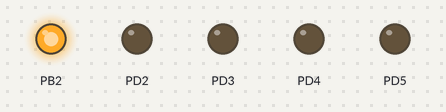
This program was run on a simulated ATmega328P, built with avr-gcc and emulated at 16 MHz. On the bench: output pins drawn as LEDs (lit = HIGH). At 0.8 s the program stops and its outputs stay as they are.

Above: at 0.15 s.
At 0.8 s:
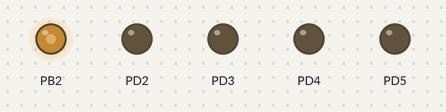
Timing chart, 0 to 2.3 s (numbered marks = the images above):
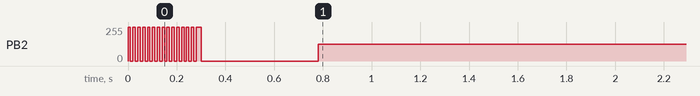

The program:

main.c
```c
/*
 * Master.c
 *
 * Created: 16/11/2024 17:09:51
 * Author : Daniela Godinez
 */

#define F_CPU 16000000 // Oscilador de 16MHz

#include <avr/io.h>
#include <util/delay.h>
#include <avr/interrupt.h>
#include <avr/sfr_defs.h>
#include <stdint.h>
#include <stdlib.h>
#include <stdio.h>
#include <string.h>

// DEFINICION DE MACROS
#define set_bit(sfr,bit)	(_SFR_BYTE(sfr) |= _BV(bit))	// Macro para setear el bit del puerto (0 logico)
#define clear_bit(sfr,bit)	(_SFR_BYTE(sfr) &= ~_BV(bit))	// Macro para resetear el bit del puerto

// MACROS INTERNAS DE LIBRERIA <avr/sfr_defs.h> -- SOLO Lectura de bits
// #define bit_is_set(sfr, bit) (_SFR_BYTE(sfr) & _BV(bit))

void SPI_init(){
	// SPI's PIN - OUTPUTS
	set_bit(DDRB, 3);		// MOSI - Output
	set_bit(DDRB, 5);		// SCK - Output
	set_bit(DDRB, 2);		// SS - Output
	// SPI's PIN - INPUTS
	clear_bit(DDRB, 4);		// MISO - Input
	// SPI's PIN - HIGH OUTPUTS
	set_bit(PORTB, 2);		// SS - Salida en alto
	// SPCR - SPI CONTROL REGISTER
	set_bit(SPCR, SPE);		// Enable SPI
	set_bit(SPCR, MSTR);	// Master mode activated
	// Clock frequency - 001 (Fosc/16)
	clear_bit(SPCR, SPI2X);
	clear_bit(SPCR, SPR1);
	clear_bit(SPCR, SPR0);
}

void SPI_send(uint8_t data){
	SPDR = data;					// Load data into the SPDR register
	while(!(SPSR & (1 << SPIF)));	// Wait until transmission is complete
}

uint8_t SPI_receive(void){
	SPDR = 0xFF;
	while(!(SPSR & (1 << SPIF)));	// Wait until transmission is complete
	return SPDR;					// Return into the SPDR register
}

void SPI_SS_OFF(void){
	set_bit(PORTB, 2);
}

void SPI_SS_ON(void){
	clear_bit(PORTB, 2);
}

void auto_addressing(void){
	for (uint8_t i = 0; i < 14; i++) {
		SPI_SS_ON();
		SPI_send(0x01);         // Enviar valor al primer esclavo
		_delay_ms(10);          // Esperar un poco
		//uint8_t lol = SPI_receive();
		SPI_SS_OFF();
		_delay_ms(10);          // Retraso para estabilidad
	}
}

int id = 1;
int fnc = 3;
int prm[2] = {123, 56};
char jsonout[50];
uint8_t lol1 = 0;
int main(void)
{
	set_bit(DDRD, 2);
	set_bit(DDRD, 3);
	set_bit(DDRD, 4);
	set_bit(DDRD, 5);
	SPI_init();
	_delay_ms(10);
    /* Replace with your application code */
	auto_addressing();
	uint8_t bandera = 1;
	if(lol1 == 4){
		set_bit(PORTD,2);
	}
    while (1)
    {
		_delay_ms(10);
		if (bandera)
		{
			sprintf(jsonout, "{\"id\":%u, \"fnc\":%u, \"prm\":[%u, %u]}", id, fnc, prm[0], prm[1]);

			for(uint8_t i = 0; i < 46; i++) {
				SPI_SS_ON();
				SPI_send((uint8_t)jsonout[i]);
				_delay_ms(10); // Ajusta este delay según necesidad
				SPI_SS_OFF();
			}

			bandera = 0;
		}
    }
}
```
